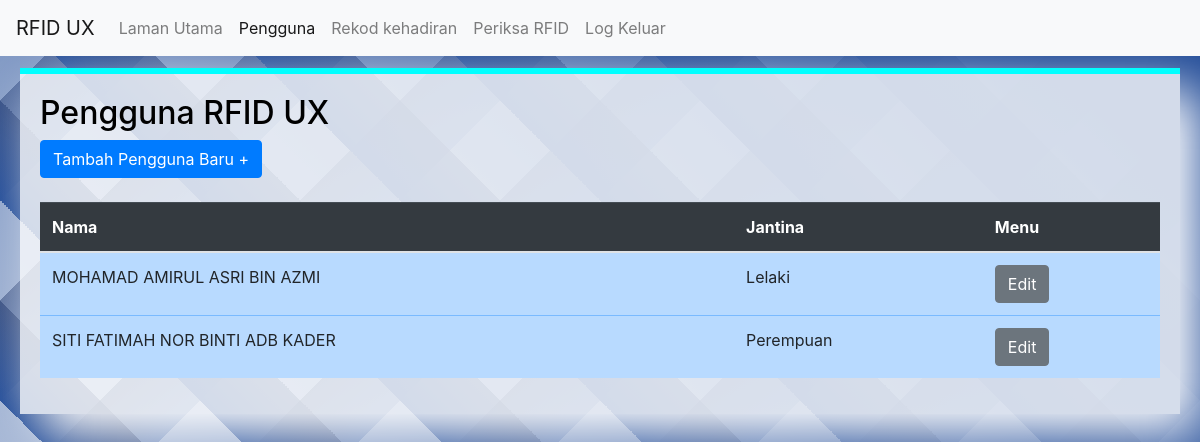
/admin/pengguna.php (signed in), run on the app's committed database.
### tables this page shows
CREATE TABLE `pengguna` (
  `kppengguna` varchar(12) NOT NULL,
  `rfid` varchar(30) NOT NULL,
  `nama` text NOT NULL,
  `notel` varchar(12) DEFAULT NULL,
  `emel` text DEFAULT NULL,
  `jantina` text NOT NULL
);

### conn.php (called while the page is built, shortened)
<?php
$namasistem = "RFID UX";

### admin/pengguna.php (the view, shortened to what this page needs)
<?php
include('../conn.php');
?>
<!DOCTYPE html>
<html lang="en">
<head>
    <link rel="stylesheet" href="../style/bootstrap.css">
    <link rel="stylesheet" href="../style/interface.css">
</head>
<body>
    <nav class="navbar sticky-top navbar-expand-lg <?php if ($jenismod == 'on') {
                                                        echo 'navbar-dark bg-dark';
                                                    } else {
                                                        echo 'navbar-light bg-light';
                                                    } ?>">
        <a class="navbar-brand" href="#"><?php echo $namasistem; ?></a>
        <div class="collapse navbar-collapse" id="navbarSupportedContent">
            <ul class="navbar-nav mr-auto">
                <li class="nav-item">
                    <a class="nav-link" href="index">Laman Utama</a>
                </li>
                <li class="nav-item active">
                    <a class="nav-link" href="#">Pengguna</a>
                </li>
                <li class="nav-item">
                    <a class="nav-link" href="kehadirankeseluruhan">Rekod kehadiran</a>
                </li>
                <li class="nav-item">
                    <a class="nav-link" href="rfid?checkrfid=1">Periksa RFID</a>
                </li>
                <li class="nav-item">
                    <a class="nav-link" href="logkeluar" onclick="return confirm('Adakah anda pasti ingin mengelog keluar?')">Log Keluar</a>
                </li>
            </ul>
        </div>
    </nav>
    <br><br>
    <div class="rfidcontainer">
        <div class="rfidcontainer2">
            <div class="rfidinterface">
                <h2 class="titlecolor">Pengguna <?php echo $namasistem ?></h2>
                <button class="btn btn-primary" data-toggle="modal" data-target="#tambahpenggunabaru">Tambah Pengguna Baru +</button><br><br>
                <table class="table">
                    <thead class="table-dark">
                        <tr>
                            <th>Nama</th>
                            <th>Jantina</th>
                            <th>Menu</th>
                        </tr>
                    </thead>
                    <tbody class="table-primary">
                        <?php
                        $querylistpengguna = mysqli_query($conn, "SELECT * FROM pengguna");
                        while ($getdatapelanggan = mysqli_fetch_array($querylistpengguna)) {
                        ?>
                            <tr>
                                <td><?php echo $getdatapelanggan['nama']; ?></td>
                                <td><?php echo $getdatapelanggan['jantina']; ?></td>
                                <td><button class="btn btn-secondary" id="<?php echo $getdatapelanggan['kppengguna']; ?>" onclick="papardatasemasa(this.id)" data-toggle="modal" data-target="#editpengguna">Edit</button></td>
                            </tr>
                        <?php } ?>
                    </tbody>
                </table>
            </div>
        </div>
    </div>
</body>
</html>

### style/interface.css (style rules this page uses)
body { justify-content: center; align-items: center; flex-direction: column; height: 100vh; background: linear-gradient(-135deg, rgb(34, 76, 152) 10%, transparent), repeating-linear-gradient(45deg, rgba(34, 76, 152, 1) 0%, rgba(31, 48, 94, 0.6) 5%, transparent 5%, transparent 10%), repeating-linear-gradient(-45deg, rgba(34, 76, 152, 0.4) 0%, rgba(31, 48, 94, 0.5) 5%, transparent 5%, transparent 10%); background-color: rgba(34, 76, 152, 0.25); }
.rfidcontainer { position: absolute; width: 100%; padding-left: 20px; padding-right: 20px; margin-top: 20px; }
.rfidcontainer2 { border-top: 6px solid rgb(0, 255, 255); display: flex; margin: 0 auto; background: rgba(255, 255, 255, 0.8); padding: 20px; box-shadow: 20px 20px 50px rgb(255, 255, 255); }
.rfidinterface { width: 100%; line-height: 1.5; }
.titlecolor { color: black; }

### data on the page
pengguna: nama "MOHAMAD AMIRUL ASRI BIN AZMI", jantina "Lelaki"
pengguna: nama "SITI FATIMAH NOR BINTI ADB KADER", jantina "Perempuan"

### other printed values
$namasistem "RFID UX"
